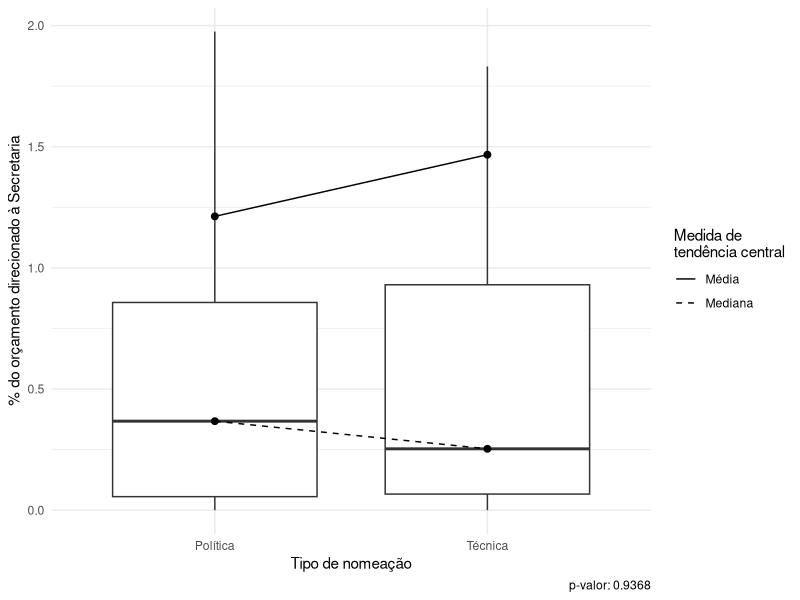

Write the R code that produced this figure.
#Dependências
library(dplyr)
library(dplyr)
library(ggplot2)

#Importando dados
data <- read.csv("data.csv")[c(17, 18)]
summary(data)

#Trocando vírgulas por pontos
data$X.TOTAL <- as.numeric(gsub(",", ".", data$X.TOTAL))

#Testando normalidade e possibilidades de correção
correct <- function (x) {
  l <- list(
    og       = function(x) x,        #Valor original
    log10    = function(x) log10(x), #Correção no log10
    sqrt     = function(x) sqrt(x),  #Correção na raiz quadrada
    exp      = function(x) exp(x),   #Correção no exponencial
    sqr      = function(x) x^2       #Correção na elevação ao quadrado
  )
  
  c <- data.frame(i = character(), y = numeric()) #Criação de data frame para o gráfico
  
  for (i in names(l)){
    y <- l[[i]](x)                                                    #Aplica correção
    p <- shapiro.test(y)$p.value                                      #Executa o teste de Shapiro-Wilk
    r <- ifelse(p >= 0.05, "Há normalidade", "Não há normalidade")    #Checa se o p-valor obtido indica normalidade
    cat(paste0("Correção: ", i, " | p-valor: ", p, " | ", r, "\n\n")) #Retorna resultado organizado no console
    
    c <- rbind(c, data.frame(i, y)) #Salva resultado no data frame
  }
}
correct(data$X.TOTAL)  

#Calculando o p-valor do teste de variação de médias
p.value <- round(wilcox.test(X.TOTAL ~ ESCOLHA, data)$p.value, digits = 4)

#Calculando média e mediana para exibição
r <- data %>%
  group_by(ESCOLHA) %>%
  summarise(
    mean   = mean(X.TOTAL,   na.rm = T),
    median = median(X.TOTAL, na.rm = T)
  )
r <- r %>% 
  tidyr::pivot_longer(cols      = c(mean, median),
                      names_to  = "Type",
                      values_to = "Value")

#Gerando gráfico
ggplot(data) +
  aes(ESCOLHA, X.TOTAL) +
  geom_boxplot(outliers = F) +
  geom_line(data  = r, aes(x = ESCOLHA, y = Value, group = Type, linetype = Type)) +
  geom_point(data = r, aes(x = ESCOLHA, y = Value), size = 2) +
  scale_linetype_manual(
    values   = c("mean" = "solid", "median" = "dashed"),
    labels   = c("mean" = "Média", "median" = "Mediana"),
  ) +
  labs(
    x = "Tipo de nomeação",
    y = "% do orçamento direcionado à Secretaria",
    linetype = "Medida de\ntendência central",
    caption  = paste("p-valor:", p.value)
  ) +
  theme_minimal()
